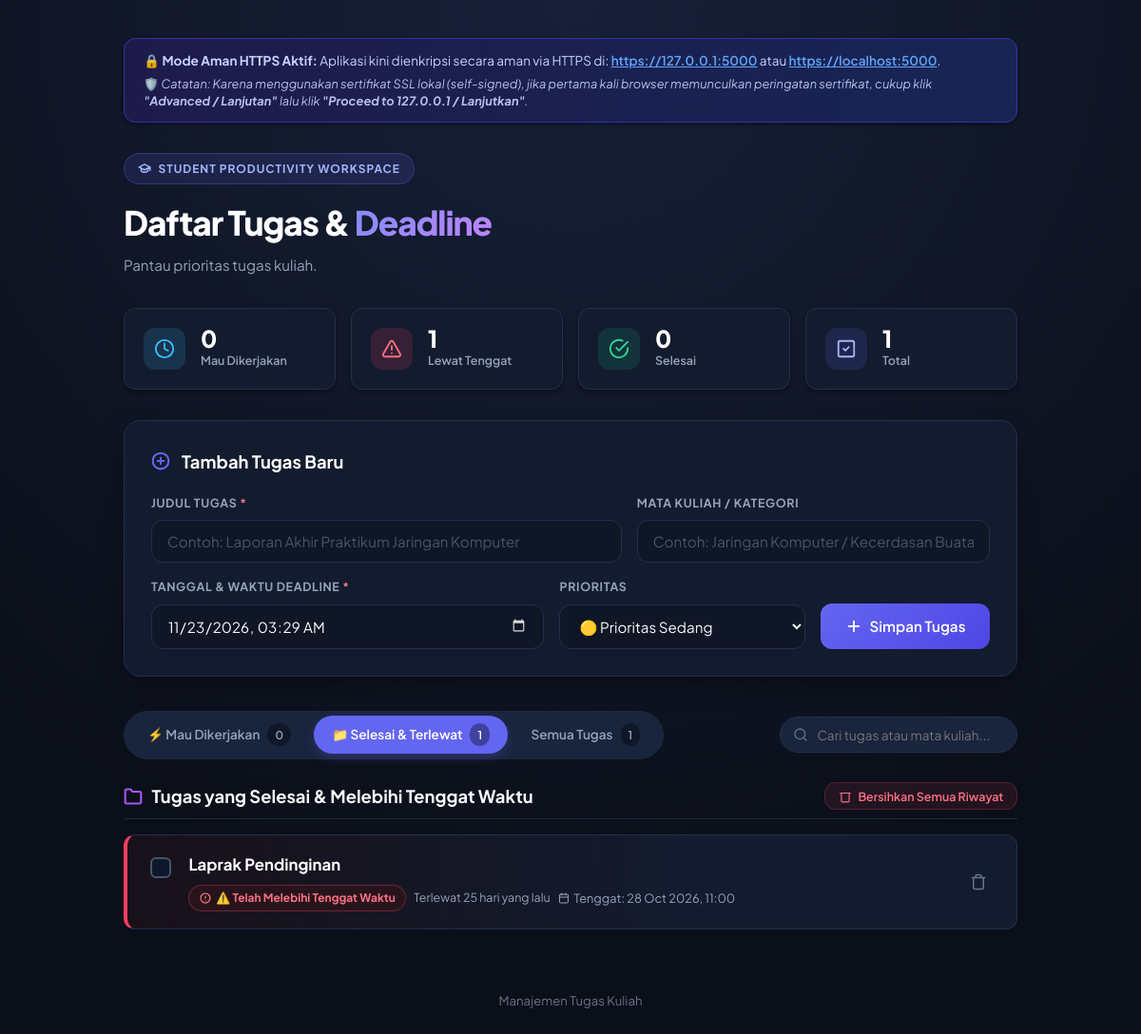
The app's page /?tab=history&q=, older data.
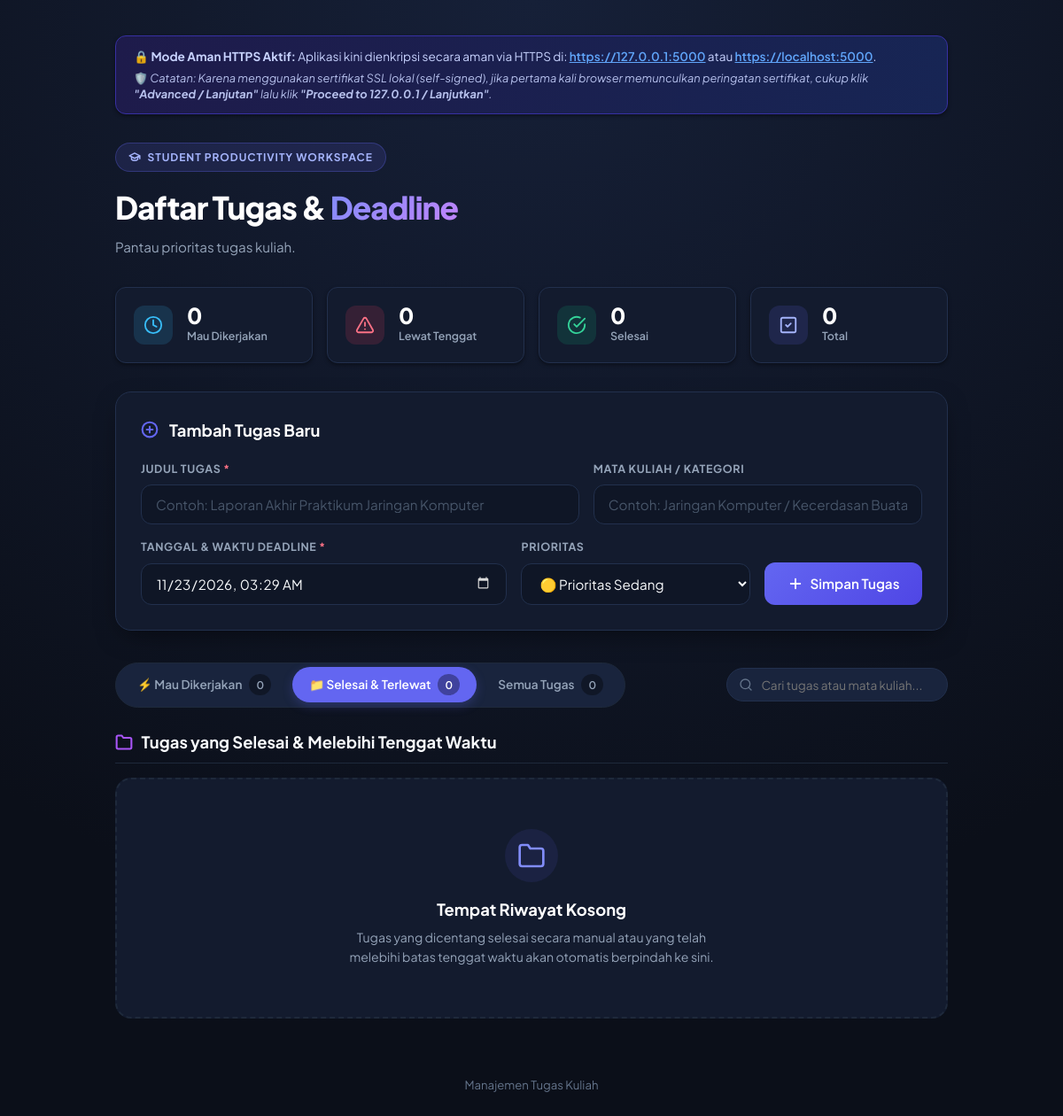
The same page, newer data.
### tables this page shows
CREATE TABLE tasks (
                id INTEGER PRIMARY KEY AUTOINCREMENT,
                title TEXT NOT NULL,
                course TEXT,
                deadline TEXT NOT NULL,
                priority TEXT DEFAULT 'Sedang',
                completed INTEGER DEFAULT 0,
                created_at TIMESTAMP DEFAULT CURRENT_TIMESTAMP
            );

### app.py (the view)
@app.route('/')
def index():
    filter_tab = request.args.get('tab', 'active')
    search_query = request.args.get('q', '').strip()
    now = datetime.now()
    conn = get_db_connection()
    query = 'SELECT * FROM tasks'
    params = []
    if search_query:
        query += ' WHERE title LIKE ? OR course LIKE ?'
        params.extend([f'%{search_query}%', f'%{search_query}%'])
    query += ' ORDER BY deadline ASC'
    rows = conn.execute(query, params).fetchall()
    conn.close()
    all_tasks = [process_task(row, now) for row in rows]
    active_tasks = [t for t in all_tasks if t['category'] == 'active']
    overdue_tasks = [t for t in all_tasks if t['category'] == 'overdue']
    completed_tasks = [t for t in all_tasks if t['category'] == 'completed']
    history_tasks = [t for t in all_tasks if t['category'] in ('completed', 'overdue')]
    history_tasks.sort(key=lambda x: (x['category'] != 'overdue', x['deadline']), reverse=True)
    counts = {
        'total': len(all_tasks),
        'active': len(active_tasks),
        'overdue': len(overdue_tasks),
        'completed': len(completed_tasks),
        'history': len(history_tasks)
    }
    return render_template(
        'index.html',
        active_tasks=active_tasks,
        history_tasks=history_tasks,
        all_tasks=all_tasks,
        counts=counts,
        current_tab=filter_tab,
        search_query=search_query,
        current_time=now.strftime("%Y-%m-%dT%H:%M")
    )

### app.py (called while the page is built)
def get_db_connection():
    conn = sqlite3.connect(DB_PATH)
    conn.row_factory = sqlite3.Row
    conn.execute('PRAGMA foreign_keys = ON;')
    conn.execute('PRAGMA journal_mode = WAL;')
    return conn

@app.after_request
def apply_security_headers(response):
    response.headers['Strict-Transport-Security'] = 'max-age=31536000; includeSubDomains'
    response.headers['X-Content-Type-Options'] = 'nosniff'
    response.headers['X-Frame-Options'] = 'SAMEORIGIN'
    response.headers['X-XSS-Protection'] = '1; mode=block'
    response.headers['Referrer-Policy'] = 'strict-origin-when-cross-origin'
    response.headers['Content-Security-Policy'] = (
        "default-src 'self'; "
        "style-src 'self' 'unsafe-inline' https://fonts.googleapis.com; "
        "font-src 'self' https://fonts.gstatic.com; "
        "script-src 'self' 'unsafe-inline'; "
        "img-src 'self' data:; "
        "connect-src 'self';"
    )
    response.headers['Permissions-Policy'] = 'camera=(), microphone=(), geolocation=()'
    return response

### templates/index.html (shortened to what the changed rows need)
<!DOCTYPE html>
<html lang="id">
<head>
  <link rel="stylesheet" href="{{ url_for('static', filename='css/style.css') }}">
</head>
<body>
  <div class="container">
    <header class="header-wrapper">
      <h1 class="brand-title">Daftar Tugas & <span>Deadline</span></h1>
    </header>
    <section class="stats-grid" aria-label="Statistik Tugas">
      <div class="stat-card">
        <div class="stat-info">
          <span class="stat-num">{{ counts.overdue }}</span>
          <span class="stat-label">Lewat Tenggat</span>
        </div>
      </div>
      <div class="stat-card">
        <div class="stat-info">
          <span class="stat-num">{{ counts.total }}</span>
          <span class="stat-label">Total</span>
        </div>
      </div>
    </section>
    <section class="form-card">
      <div class="form-header">
        <h2>Tambah Tugas Baru</h2>
      </div>
    </section>
    <div class="toolbar">
      <nav class="tab-nav" aria-label="Filter kategori tugas">
        <a href="{{ url_for('index', tab='history', q=search_query) }}"
          class="tab-link {{ 'active' if current_tab == 'history' else '' }}">
          <span>📁 Selesai & Terlewat</span>
          <span class="tab-count">{{ counts.history }}</span>
        </a>
        <a href="{{ url_for('index', tab='all', q=search_query) }}"
          class="tab-link {{ 'active' if current_tab == 'all' else '' }}">
          <span>Semua Tugas</span>
          <span class="tab-count">{{ counts.total }}</span>
        </a>
      </nav>
    </div>
    <main>
      {% if current_tab == 'active' %}
      <section class="section-wrapper">
        <div class="section-header">
          <h2 class="section-title">
            <svg width="20" height="20" viewBox="0 0 24 24" fill="none" stroke="#38bdf8" stroke-width="2.5"
              stroke-linecap="round" stroke-linejoin="round">
              <polygon points="13 2 3 14 12 14 11 22 21 10 12 10 13 2" />
            </svg>
            Daftar Tugas yang Mau Dikerjakan
          </h2>
          <span style="font-size: 0.85rem; color: var(--text-secondary);">
            {{ active_tasks|length }} tugas tersisa
          </span>
        </div>
        <div class="task-list">
          {% if active_tasks %}
          {% for task in active_tasks %}
          <article class="task-card is-active" id="task-{{ task.id }}">
            <div class="task-left">
              <form action="{{ url_for('toggle_task', task_id=task.id) }}" method="POST" class="action-form">
                <button type="submit" class="check-btn"
                  title="Centang jika sudah selesai (akan berpindah ke tempat selesai)">
                  <div class="custom-checkbox">
                    <svg width="14" height="14" viewBox="0 0 24 24" fill="none" stroke="currentColor" stroke-width="3"
                      stroke-linecap="round" stroke-linejoin="round">
                      <polyline points="20 6 9 17 4 12" />
                    </svg>
                  </div>
                </button>
              </form>
              <div class="task-content">
                <h3 class="task-title">{{ task.title }}</h3>
                <div class="task-meta">
                  {% if task.course %}
                  <span class="badge badge-course">
                    <svg width="12" height="12" viewBox="0 0 24 24" fill="none" stroke="currentColor" stroke-width="2"
                      stroke-linecap="round" stroke-linejoin="round">
                      <path d="M4 19.5A2.5 2.5 0 0 1 6.5 17H20" />
                      <path d="M6.5 2H20v20H6.5A2.5 2.5 0 0 1 4 19.5v-15A2.5 2.5 0 0 1 6.5 2z" />
                    </svg>
                    {{ task.course }}
                  </span>
                  {% endif %}
                  <span class="badge badge-priority {{ task.priority.lower() }}">
                    {{ task.priority }}
                  </span>
                  <span class="badge badge-status {{ task.status_badge }}">
                    <svg width="12" height="12" viewBox="0 0 24 24" fill="none" stroke="currentColor" stroke-width="2"
                      stroke-linecap="round" stroke-linejoin="round">
                      <circle cx="12" cy="12" r="10" />
                      <polyline points="12 6 12 12 16 14" />
                    </svg>
                    {{ task.time_desc }}
                  </span>
                  <span class="meta-time">
                    <svg width="12" height="12" viewBox="0 0 24 24" fill="none" stroke="currentColor" stroke-width="2"
                      stroke-linecap="round" stroke-linejoin="round">
                      <rect width="18" height="18" x="3" y="4" rx="2" ry="2" />
                      <line x1="16" y1="2" x2="16" y2="6" />
                      <line x1="8" y1="2" x2="8" y2="6" />
                      <line x1="3" y1="10" x2="21" y2="10" />
                    </svg>
                    Deadline: {{ task.formatted_deadline }}
                  </span>
                </div>
              </div>
            </div>
            <div class="task-actions">
              <form action="{{ url_for('delete_task', task_id=task.id) }}" method="POST" class="action-form">
                <button type="submit" class="btn-delete" title="Hapus tugas"
                  onclick="return confirm('Hapus tugas ini?');">
                  <svg width="18" height="18" viewBox="0 0 24 24" fill="none" stroke="currentColor" stroke-width="2"
                    stroke-linecap="round" stroke-linejoin="round">
                    <path d="M3 6h18" />
                    <path d="M19 6v14c0 1-1 2-2 2H7c-1 0-2-1-2-2V6" />
                    <path d="M8 6V4c0-1 1-2 2-2h4c1 0 2 1 2 2v2" />
                  </svg>
                </button>
              </form>
            </div>
          </article>
          {% endfor %}
          {% else %}
          <div class="empty-card">
            <div class="empty-icon">
              <svg width="32" height="32" viewBox="0 0 24 24" fill="none" stroke="currentColor" stroke-width="2"
                stroke-linecap="round" stroke-linejoin="round">
                <path d="M22 11.08V12a10 10 0 1 1-5.93-9.14" />
                <polyline points="22 4 12 14.01 9 11.01" />
              </svg>
            </div>
            <h3 class="empty-title">
              {% if search_query %}
              Tidak ada tugas yang sesuai pencarian
              {% else %}
              Bagus Sekali! Semua Tugas Sudah Beres 🎉
              {% endif %}
            </h3>
            <p class="empty-desc">
              {% if search_query %}
              Coba kata kunci lain atau periksa tab "Selesai & Terlewat".
              {% else %}
              Tidak ada tugas aktif yang mendekati deadline. Gunakan formulir di atas jika ada tugas baru.
              {% endif %}
            </p>
          </div>
          {% endif %}
        </div>
      </section>
      {% elif current_tab == 'history' %}
      <section class="section-wrapper">
        <div class="section-header">
          <h2 class="section-title">
            <svg width="20" height="20" viewBox="0 0 24 24" fill="none" stroke="#a855f7" stroke-width="2.5"
              stroke-linecap="round" stroke-linejoin="round">
              <path d="M22 19a2 2 0 0 1-2 2H4a2 2 0 0 1-2-2V5a2 2 0 0 1 2-2h5l2 3h9a2 2 0 0 1 2 2z" />
            </svg>
            Tugas yang Selesai & Melebihi Tenggat Waktu
          </h2>
          {% if history_tasks %}
          <form action="{{ url_for('clear_history') }}" method="POST" style="margin: 0;">
            <button type="submit" class="btn-secondary-sm"
              onclick="return confirm('Apakah Anda yakin ingin membersihkan semua riwayat tugas ini?');">
              <svg width="14" height="14" viewBox="0 0 24 24" fill="none" stroke="currentColor" stroke-width="2"
                stroke-linecap="round" stroke-linejoin="round">
                <path d="M3 6h18" />
                <path d="M19 6v14c0 1-1 2-2 2H7c-1 0-2-1-2-2V6" />
              </svg>
              Bersihkan Semua Riwayat
            </button>
          </form>
          {% endif %}
        </div>
        <div class="task-list">
          {% if history_tasks %}
          {% for task in history_tasks %}
          <article class="task-card {{ 'is-completed' if task.category == 'completed' else 'is-overdue' }}"
            id="task-{{ task.id }}">
            <div class="task-left">
              <form action="{{ url_for('toggle_task', task_id=task.id) }}" method="POST" class="action-form">
                <button type="submit" class="check-btn"
                  title="{{ 'Batal selesaikan (kembalikan)' if task.category == 'completed' else 'Tandai sudah selesai dikerjakan' }}">
                  <div class="custom-checkbox">
                  </div>
                </button>
              </form>
              <div class="task-content">
                <h3 class="task-title">{{ task.title }}</h3>
                <div class="task-meta">
                  <span class="badge badge-status {{ task.status_badge }}">
                    {% if task.category == 'overdue' %}
                    <svg width="12" height="12" viewBox="0 0 24 24" fill="none" stroke="currentColor" stroke-width="2.5"
                      stroke-linecap="round" stroke-linejoin="round">
                      <circle cx="12" cy="12" r="10" />
                      <line x1="12" y1="8" x2="12" y2="12" />
                      <line x1="12" y1="16" x2="12.01" y2="16" />
                    </svg>
                    ⚠️ {{ task.status_label }}
                    {% else %}
                    <svg width="12" height="12" viewBox="0 0 24 24" fill="none" stroke="currentColor" stroke-width="2.5"
                      stroke-linecap="round" stroke-linejoin="round">
                      <polyline points="20 6 9 17 4 12" />
                    </svg>
                    {{ task.status_label }}
                    {% endif %}
                  </span>
                  <span class="meta-desc">{{ task.time_desc }}</span>
                  <span class="meta-time">
                    Tenggat: {{ task.formatted_deadline }}
                  </span>
                </div>
              </div>
            </div>
            <div class="task-actions">
              <form action="{{ url_for('delete_task', task_id=task.id) }}" method="POST" class="action-form">
                <button type="submit" class="btn-delete" title="Hapus permanen dari daftar"
                  onclick="return confirm('Hapus tugas ini secara permanen?');">
                  <svg width="18" height="18" viewBox="0 0 24 24" fill="none" stroke="currentColor" stroke-width="2"
                    stroke-linecap="round" stroke-linejoin="round">
                    <path d="M3 6h18" />
                    <path d="M19 6v14c0 1-1 2-2 2H7c-1 0-2-1-2-2V6" />
                    <path d="M8 6V4c0-1 1-2 2-2h4c1 0 2 1 2 2v2" />
                  </svg>
                </button>
              </form>
            </div>
          </article>
          {% endfor %}
          {% else %}
          <div class="empty-card">
            <div class="empty-icon">
              <svg width="32" height="32" viewBox="0 0 24 24" fill="none" stroke="currentColor" stroke-width="2"
                stroke-linecap="round" stroke-linejoin="round">
                <path d="M22 19a2 2 0 0 1-2 2H4a2 2 0 0 1-2-2V5a2 2 0 0 1 2-2h5l2 3h9a2 2 0 0 1 2 2z" />
              </svg>
            </div>
            <h3 class="empty-title">Tempat Riwayat Kosong</h3>
            <p class="empty-desc">
              Tugas yang dicentang selesai secara manual atau yang telah melebihi batas tenggat waktu akan otomatis
              berpindah ke sini.
            </p>
          </div>
          {% endif %}
        </div>
      </section>
      {% endif %}
    </main>
  </div>
</body>
</html>

Row changes from the older to the newer data that the page shows:
removed tasks: title "Laprak Pendinginan", status_label "Telah Melebihi Tenggat Waktu", time_desc "Terlewat 25 hari yang lalu", formatted_deadline "28 Oct 2026, 11:00"
Text that changed along with them:
{{ counts.overdue }}: "1" → "0"
{{ counts.total }}: "1" → "0"
{{ counts.history }}: "1" → "0"
text no longer shown: "Bersihkan Semua Riwayat"
text now shown: "Tempat Riwayat Kosong Tugas yang dicentang selesai secara manual atau yang telah melebihi batas tenggat waktu akan otomatis berpindah ke sini."
